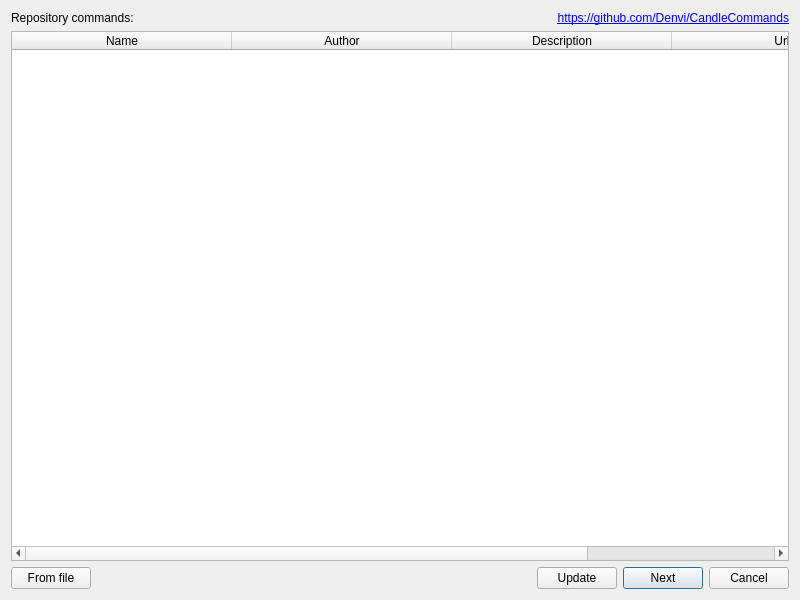
<?xml version="1.0" encoding="UTF-8"?>
<ui version="4.0">
 <class>frmImport</class>
 <widget class="QDialog" name="frmImport">
  <property name="geometry">
   <rect>
    <x>0</x>
    <y>0</y>
    <width>800</width>
    <height>600</height>
   </rect>
  </property>
  <property name="windowTitle">
   <string>User commands import</string>
  </property>
  <layout class="QVBoxLayout" name="verticalLayout">
   <item>
    <layout class="QHBoxLayout" name="horizontalLayout_2">
     <item>
      <widget class="QLabel" name="label">
       <property name="text">
        <string>Repository commands:</string>
       </property>
      </widget>
     </item>
     <item>
      <widget class="QLabel" name="label_2">
       <property name="text">
        <string>&lt;html&gt;&lt;head/&gt;&lt;body&gt;&lt;p&gt;&lt;a href=&quot;https://github.com/Denvi/CandleCommands&quot;&gt;&lt;span style=&quot; text-decoration: underline;&quot;&gt;https://github.com/Denvi/CandleCommands&lt;/span&gt;&lt;/a&gt;&lt;/p&gt;&lt;/body&gt;&lt;/html&gt;</string>
       </property>
       <property name="textFormat">
        <enum>Qt::RichText</enum>
       </property>
       <property name="alignment">
        <set>Qt::AlignRight|Qt::AlignTrailing|Qt::AlignVCenter</set>
       </property>
       <property name="openExternalLinks">
        <bool>true</bool>
       </property>
      </widget>
     </item>
    </layout>
   </item>
   <item>
    <widget class="QTableWidget" name="tblCommands">
     <property name="sizeAdjustPolicy">
      <enum>QAbstractScrollArea::AdjustToContents</enum>
     </property>
     <property name="editTriggers">
      <set>QAbstractItemView::NoEditTriggers</set>
     </property>
     <property name="selectionMode">
      <enum>QAbstractItemView::SingleSelection</enum>
     </property>
     <property name="selectionBehavior">
      <enum>QAbstractItemView::SelectRows</enum>
     </property>
     <property name="gridStyle">
      <enum>Qt::DashLine</enum>
     </property>
     <property name="sortingEnabled">
      <bool>true</bool>
     </property>
     <attribute name="horizontalHeaderDefaultSectionSize">
      <number>220</number>
     </attribute>
     <attribute name="horizontalHeaderStretchLastSection">
      <bool>true</bool>
     </attribute>
     <attribute name="verticalHeaderDefaultSectionSize">
      <number>50</number>
     </attribute>
     <column>
      <property name="text">
       <string>Name</string>
      </property>
     </column>
     <column>
      <property name="text">
       <string>Author</string>
      </property>
     </column>
     <column>
      <property name="text">
       <string>Description</string>
      </property>
     </column>
     <column>
      <property name="text">
       <string>Url</string>
      </property>
     </column>
    </widget>
   </item>
   <item>
    <layout class="QHBoxLayout" name="horizontalLayout">
     <item>
      <widget class="QPushButton" name="cmdFromFile">
       <property name="text">
        <string>From file</string>
       </property>
      </widget>
     </item>
     <item>
      <spacer name="horizontalSpacer">
       <property name="orientation">
        <enum>Qt::Horizontal</enum>
       </property>
       <property name="sizeHint" stdset="0">
        <size>
         <width>40</width>
         <height>20</height>
        </size>
       </property>
      </spacer>
     </item>
     <item>
      <widget class="QPushButton" name="cmdUpdate">
       <property name="text">
        <string>Update</string>
       </property>
      </widget>
     </item>
     <item>
      <widget class="QPushButton" name="cmdNext">
       <property name="text">
        <string>Next</string>
       </property>
       <property name="default">
        <bool>true</bool>
       </property>
      </widget>
     </item>
     <item>
      <widget class="QPushButton" name="cmdCancel">
       <property name="text">
        <string>Cancel</string>
       </property>
      </widget>
     </item>
    </layout>
   </item>
  </layout>
 </widget>
 <resources/>
 <connections/>
</ui>
